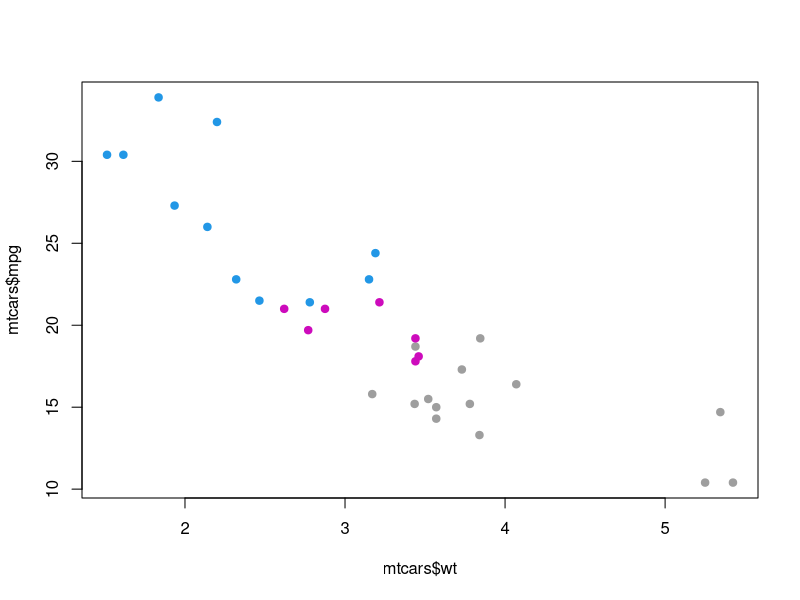
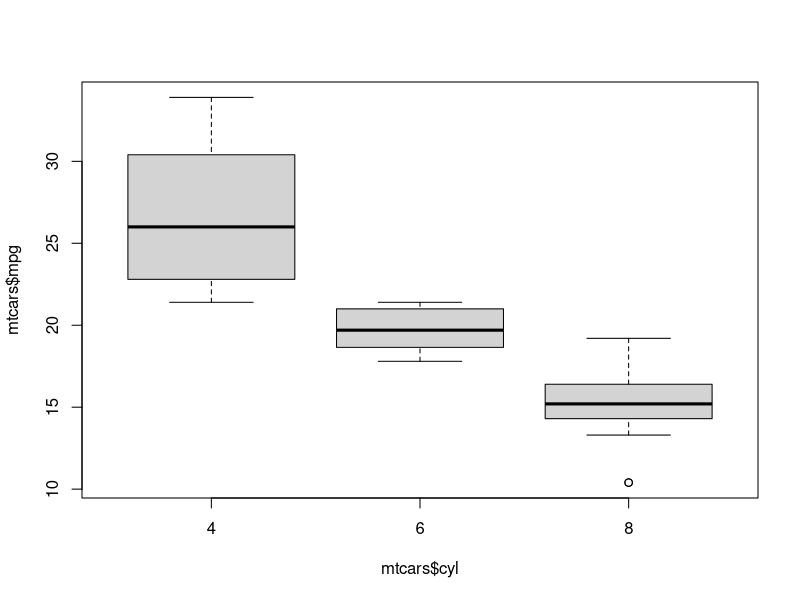
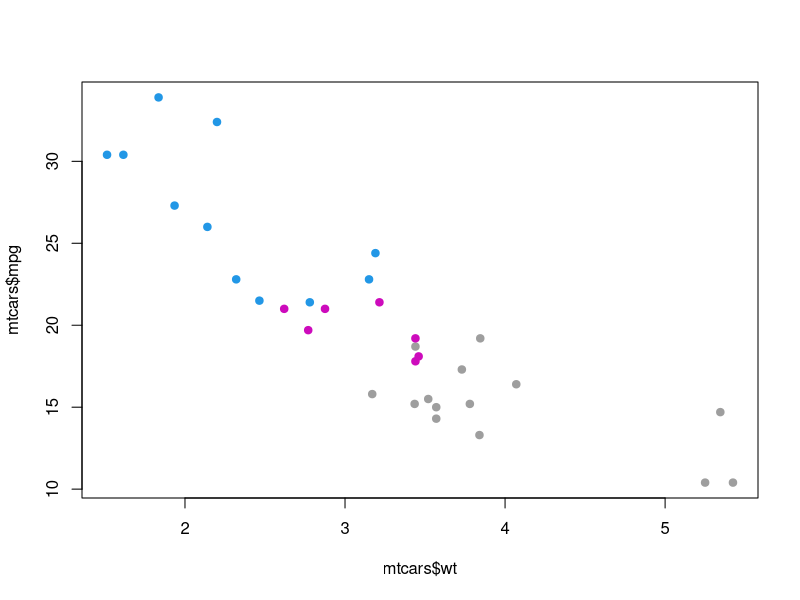
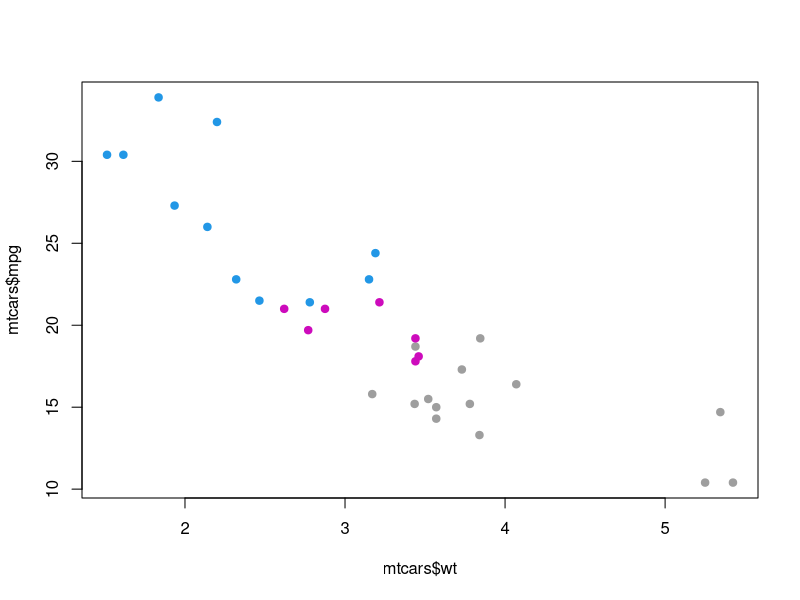
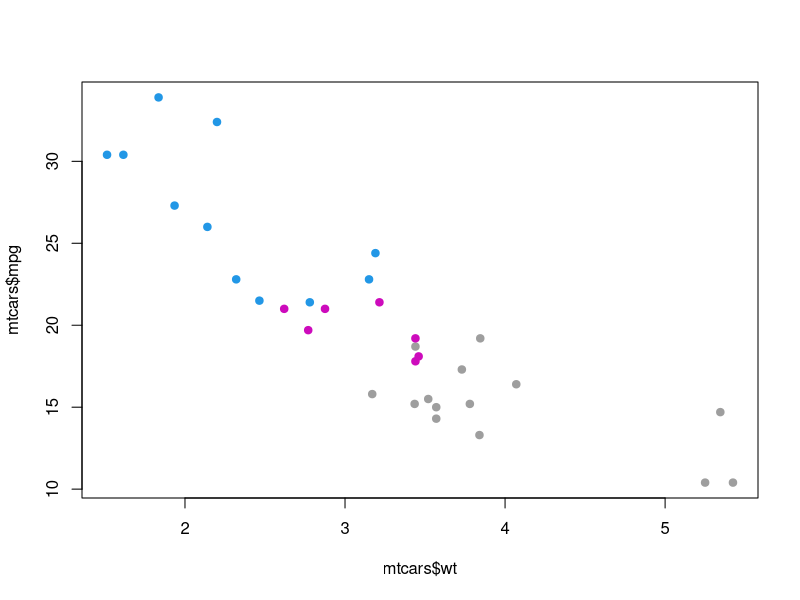
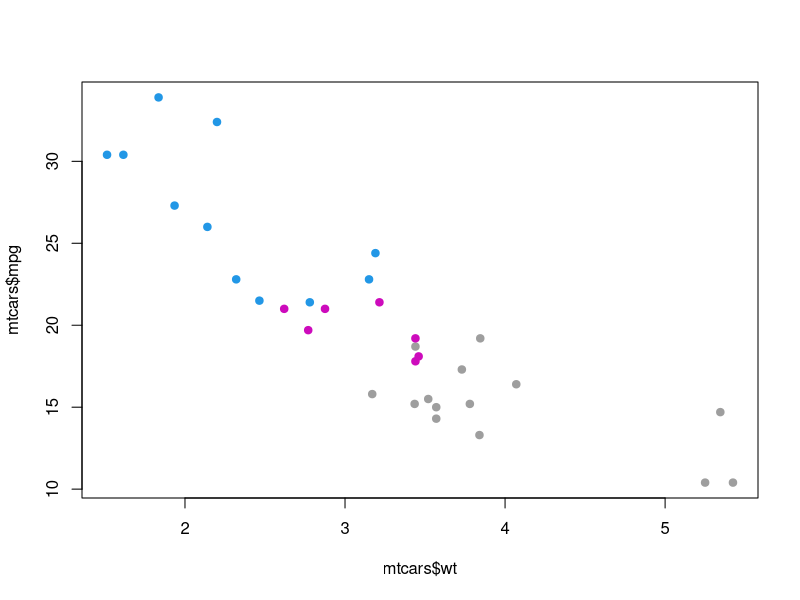
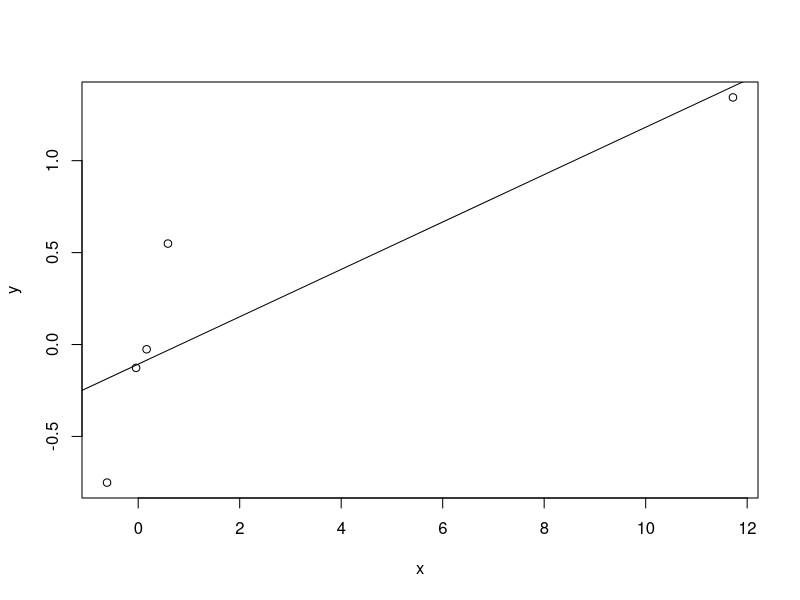
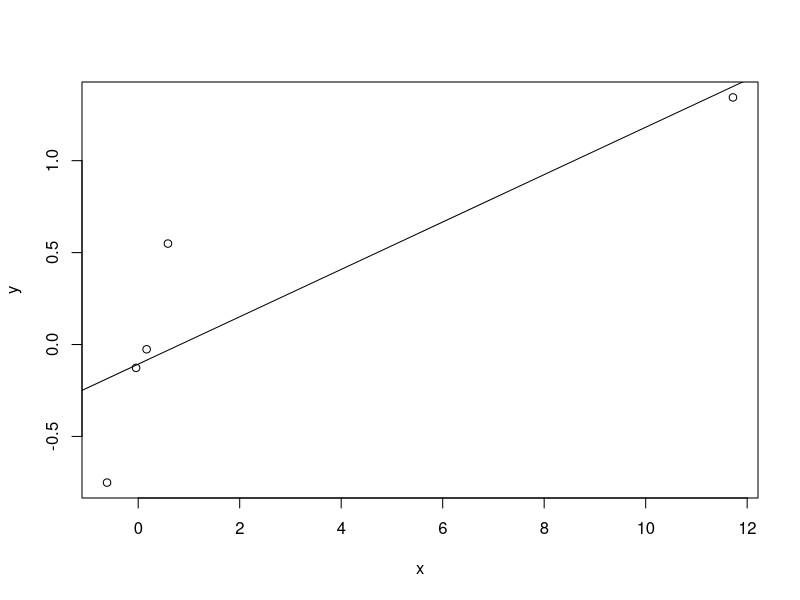

These charts were generated, in order, by the following R code:

plot(mtcars$wt,mtcars$mpg,col=mtcars$cyl,pch=19)

#QUESTION1
data <- mtcars
data$cyl <- as.factor(data$cyl)
boxplot(mtcars$mpg~mtcars$cyl)
plot(mtcars$wt,mtcars$mpg,col=mtcars$cyl,pch=19)
fit1 <- lm(data=data,mpg~cyl+wt-1)
summary(fit1)$coefficients[3]-summary(fit1)$coefficients[1]

#QUESTION2
data <- mtcars
data$cyl <- as.factor(data$cyl)
plot(mtcars$wt,mtcars$mpg,col=mtcars$cyl,pch=19)
adj <- lm(data=data,mpg~cyl+wt-1)
notAdj <- lm(data=data,mpg~cyl-1)

summary(adj)$coefficients[3]-summary(adj)$coefficients[1]
summary(notAdj)$coefficients[3]-summary(notAdj)$coefficients[1]  #difference is bigger when weight is disregarded


#QUESTION3
data <- mtcars
data$cyl <- as.factor(data$cyl)
plot(mtcars$wt,mtcars$mpg,col=mtcars$cyl,pch=19)
interaction <- lm(data=data,mpg~cyl+wt+(wt*cyl))
noInteraction <- lm(data=data,mpg~cyl+wt)

anova(noInteraction,interaction) #pvalue for model 2 is larger than 0.5, we should not include the interaction




#QUESTION4
data <- mtcars
data$cyl <- as.factor(data$cyl)
plot(mtcars$wt,mtcars$mpg,col=mtcars$cyl,pch=19)
fit <- lm(data=data,mpg~I(wt*.5)+factor(cyl))

##Question 5
x <- c(0.586, 0.166, -0.042, -0.614, 11.72)
y <- c(0.549, -0.026, -0.127, -0.751, 1.344)
plot(x,y)
fit <- lm(y~x)
abline(fit$coefficients)
hatvalues(fit)



##Question 6
x <- c(0.586, 0.166, -0.042, -0.614, 11.72)
y <- c(0.549, -0.026, -0.127, -0.751, 1.344)
plot(x,y)
fit <- lm(y~x)
abline(fit$coefficients)
hatvalues(fit)
dfbetas(fit)[which.max(hatvalues(fit)),]

